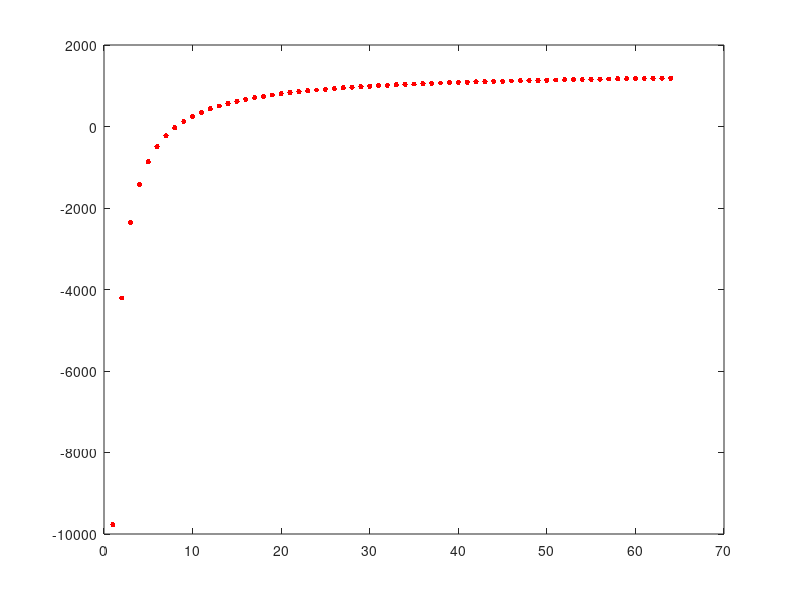
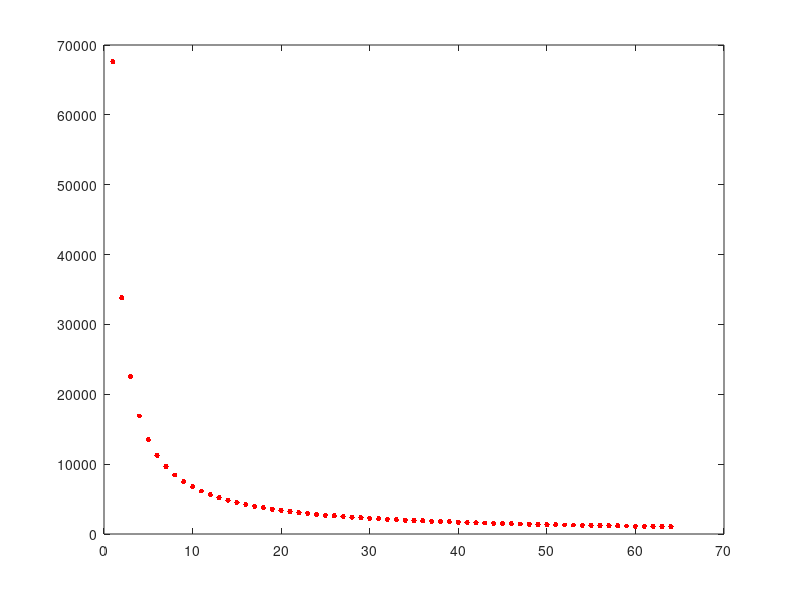

The MATLAB source for these figures, in order:
CX = 551.6546;
CY = 270.6152;
theta = 122*pi/180;
f = 528.7462;
TX = 119.5829;
y = 50;
A = zeros(64,2);
B = zeros(64,2);
HC = 1360;

for d = 1:64
    A(d,1) = 65-d;
    A(d,2) =  TX*(-(y-CY)*sin(theta)+f*cos(theta))/(65-d) + HC ;
end

for d = 1:64
    B(d,1) = 65-d;
    B(d,2) =  TX*((y-CY)*cos(theta)+f*sin(theta))/(65-d);
end

figure;
plot(A(:,1),A(:,2),'r.','MarkerSize',12)

figure;
plot(B(:,1),B(:,2),'r.','MarkerSize',12)

